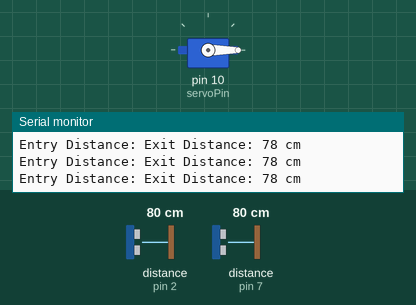
Recording of a sketch running on a simulated Arduino Uno, built with avr-gcc and run on an emulated ATmega328P. Parts: servo, the last lines printed to the serial monitor. Wiring (inferred from the names in the program): 2 × ultrasonic range finder: trigger pin 4, echo pin 2 / trigger pin 6, echo pin 7. The inputs (shaded band) are chosen by the test bench; at power-on: distance to the obstacle (sensors on pin 2, pin 7) 80 cm. The echo pulse lasts 58.3 µs per cm.

Above: at 1.2 s.
1.3 s: distance to the obstacle (sensor on pin 2) set to 18 cm
2.8 s: distance to the obstacle (sensor on pin 2) set to 15 cm
At 4.2 s:
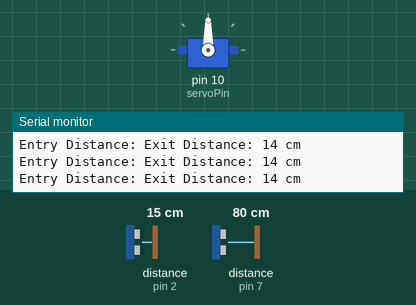
Timing chart, 0 to 10.6 s (numbered marks = the images above; inputs shaded):
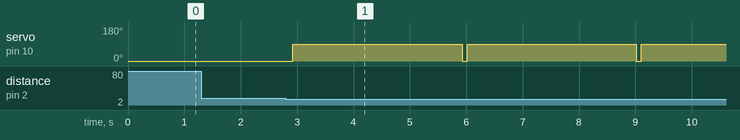

Measured:
- the behaviour switches between 17 and 16 cm on distance to the obstacle (sensor on pin 2) (found by bisection; images 0 and 1)
- after the input at 2.8 s, servo on pin 10 (servoPin): alternates 90° for 3.0 s and 0° for 0.09 s, starting after 0.13 s

The sketch:

balam.ino
```cpp
#include <Servo.h>
#include <Arduino_FreeRTOS.h>

Servo barrier; // Servo motor for the barrier

// Ultrasonic sensor pins for entry detection
const int trigPin = 4;
const int echoPin = 2;

// Ultrasonic sensor pins for exit detection
const int trigPinExit = 6;
const int echoPinExit = 7;

// Servo motor control pin
const int servoPin = 10;

// Distance threshold for detecting a car (in cm)
const int carDistanceThreshold = 15;

// Shared variables for communication between tasks
volatile bool carDetected = false;
volatile bool carExitDetected = false;

void setup() {
  Serial.begin(9600);

  // Initialize ultrasonic sensor pins
  pinMode(trigPin, OUTPUT);
  pinMode(echoPin, INPUT);
  pinMode(trigPinExit, OUTPUT);
  pinMode(echoPinExit, INPUT);

  // Attach the servo motor
  barrier.attach(servoPin);

  // Start with the barrier closed
  barrier.write(0); // 0 degrees (barrier down)

  // Create tasks
  xTaskCreate(taskUltrasonic, "UltrasonicTask", 128, NULL, 2, NULL);
  xTaskCreate(taskServoControl, "ServoControlTask", 128, NULL, 1, NULL);
}

void loop() {
  // FreeRTOS loop - nothing to do here
}

// Task to read both ultrasonic sensors and detect cars
void taskUltrasonic(void* pvParameters) {
  (void) pvParameters;

  while (1) {
    // Detect entry
    digitalWrite(trigPin, LOW);
    delayMicroseconds(2);
    digitalWrite(trigPin, HIGH);
    delayMicroseconds(10);
    digitalWrite(trigPin, LOW);
    long durationEntry = pulseIn(echoPin, HIGH);
    int distanceEntry = durationEntry * 0.034 / 2;

    if (distanceEntry > 0 && distanceEntry <= carDistanceThreshold) {
      carDetected = true;
    } else {
      carDetected = false;
    }

    // Detect exit
    digitalWrite(trigPinExit, LOW);
    delayMicroseconds(2);
    digitalWrite(trigPinExit, HIGH);
    delayMicroseconds(10);
    digitalWrite(trigPinExit, LOW);
    long durationExit = pulseIn(echoPinExit, HIGH);
    int distanceExit = durationExit * 0.034 / 2;

    if (distanceExit > 0 && distanceExit <= carDistanceThreshold) {
      carExitDetected = true;
    } else {
      carExitDetected = false;
    }

    // Print distances for debugging
    Serial.print("Entry Distance: ");


    Serial.print("Exit Distance: ");
    Serial.print(distanceEntry);
    Serial.println(" cm");

    vTaskDelay(100 / portTICK_PERIOD_MS); // Delay for 100ms
  }
}

// Task to control the servo motor based on car detection
void taskServoControl(void* pvParameters) {
  (void) pvParameters;

  while (1) {
    if (carDetected || carExitDetected) {
      // Open the barrier
      Serial.println("Car detected! Opening barrier...");
      barrier.write(90); // 90 degrees (barrier up)

      // Wait for 3 seconds
      vTaskDelay(3000 / portTICK_PERIOD_MS);

      // Close the barrier
      Serial.println("Closing barrier...");
      barrier.write(0); // 0 degrees (barrier down)

      // Reset detection flags
      carDetected = false;
      carExitDetected = false;
    }

    vTaskDelay(100 / portTICK_PERIOD_MS); // Delay for 100ms
  }
}
```
